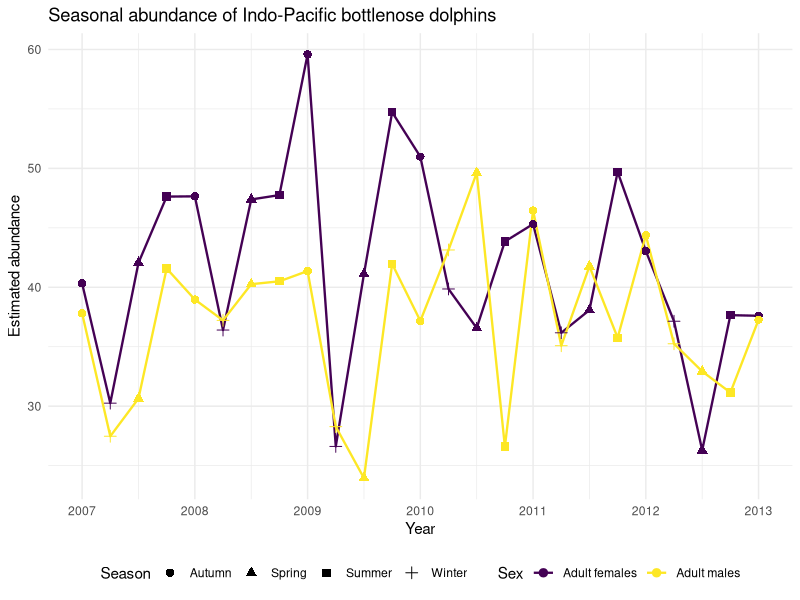
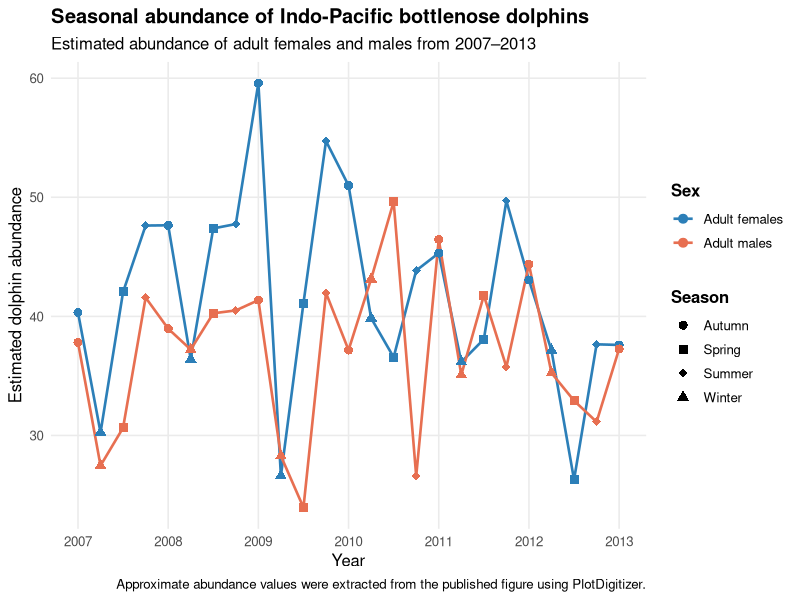

Reproduce these figures in R, in order.
## ---- chunk 1
# Load packages needed for data wrangling, plotting, and project file paths
library(tidyverse)
library(here)
## ---- chunk 2
# Import the digitised dolphin abundance data
dolphin_data <- read_csv(
  here("data", "workshop 3", "dolphin_abundance_digitised.csv"))

# Inspect the imported data structure
glimpse(dolphin_data)
## ---- chunk 3
# Label the first 25 digitised points as females and the next 25 as males
dolphin_clean <- dolphin_data |>
  mutate(
    sex = if_else(row_number() <= 25, "Adult females", "Adult males"),
    position = round(x))

# Check the cleaned data
glimpse(dolphin_clean)
head(dolphin_clean)
tail(dolphin_clean)
## ---- chunk 4
# Assign each digitised point to its correct sampling period
dolphin_clean <- dolphin_clean |>
  group_by(sex) |>
  mutate(
    time_index = row_number(),
    year = c(rep(2007:2012, each = 4), 2013),
    season = c(rep(c("Autumn", "Winter", "Spring", "Summer"), 6), "Autumn")) |>
  ungroup()

# Check that the year and season labels were assigned correctly
dolphin_clean |>
  select(sex, time_index, year, season, y) |>
  head(10)
## ---- chunk 5
# Rename the digitised abundance values and create an ordered sampling-period label
dolphin_clean <- dolphin_clean |>
  rename(
    abundance = y) |>
  mutate(
    sampling_period = paste(season, year),
    sampling_period = factor(
      sampling_period,
      levels = unique(sampling_period)))

# Check the final plotting variables
dolphin_clean |>
  select(sex, year, season, sampling_period, abundance) |>
  head(10)
## ---- chunk 6
# Create a numeric time variable so seasons can be plotted within each year
dolphin_plot <- dolphin_clean |>
  mutate(
    time_numeric = year +
      case_when(
        season == "Autumn" ~ 0,
        season == "Winter" ~ 0.25,
        season == "Spring" ~ 0.50,
        season == "Summer" ~ 0.75))

# Reconstruct the dolphin abundance figure with a cleaner and more accessible design
ggplot(
  dolphin_plot,
  aes(
    x = time_numeric,
    y = abundance,
    colour = sex,
    group = sex)) +
  geom_line(linewidth = 0.8) +
  geom_point(
    aes(shape = season),
    size = 2.5) +
  scale_colour_viridis_d() +
  scale_x_continuous(
    breaks = 2007:2013) +
  labs(
    title = "Seasonal abundance of Indo-Pacific bottlenose dolphins",
    x = "Year",
    y = "Estimated abundance",
    colour = "Sex",
    shape = "Season") +
  theme_minimal() +
  theme(
    legend.position = "bottom")
## ---- chunk 7
# Create a cleaner publication-style plot with improved colours and legend layout
ggplot(
  dolphin_plot,
  aes(
    x = time_numeric,
    y = abundance,
    colour = sex,
    group = sex)) +
  geom_line(linewidth = 0.9) +
  geom_point(
    aes(shape = season),
    size = 2.7) +
  scale_colour_manual(
    values = c(
      "Adult females" = "#2C7FB8",
      "Adult males" = "#E76F51")) +
  scale_shape_manual(
    values = c(
      "Autumn" = 16,
      "Winter" = 17,
      "Spring" = 15,
      "Summer" = 18)) +
  scale_x_continuous(
    breaks = 2007:2013) +
  labs(
    title = "Seasonal abundance of Indo-Pacific bottlenose dolphins",
    subtitle = "Estimated abundance of adult females and males from 2007–2013",
    x = "Year",
    y = "Estimated dolphin abundance",
    colour = "Sex",
    shape = "Season",
    caption = "Approximate abundance values were extracted from the published figure using PlotDigitizer.") +
  theme_minimal(base_size = 12) +
  theme(
  panel.grid.minor = element_blank(),
  legend.position = "right",
  legend.box = "vertical",
  legend.title = element_text(face = "bold"),
  plot.title = element_text(face = "bold")) +
guides(
  colour = guide_legend(
    order = 1),
  shape = guide_legend(
    order = 2))
